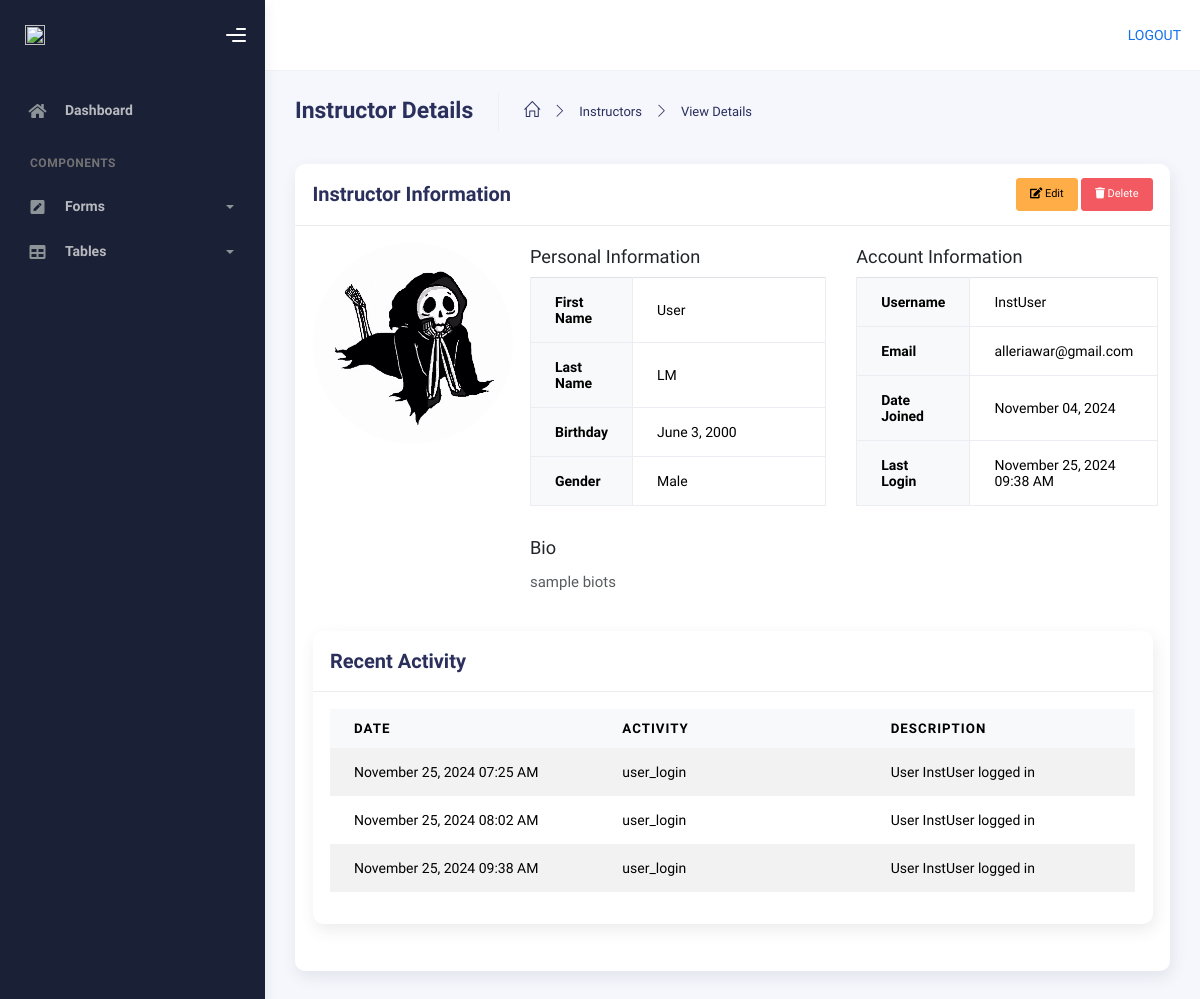
The page /admin-page/instructor/5/view/ (signed in) on the database as committed earlier.
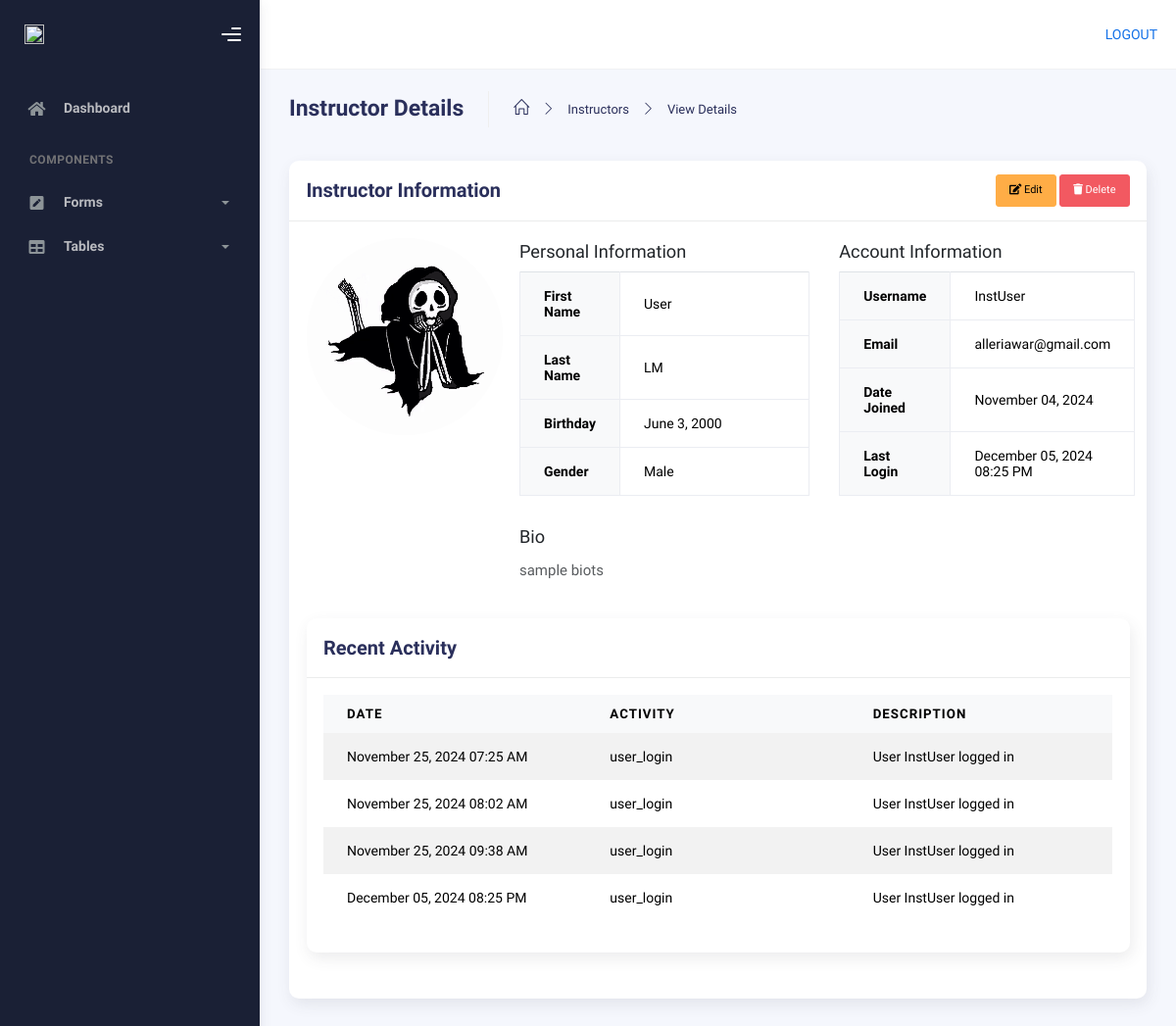
The same page on the database as committed later.
### AppCodingNexus/models.py (models this page shows, shortened)
class UserProfile(models.Model):
    user = models.OneToOneField(User, on_delete=models.CASCADE)
    studentID = models.IntegerField(null=True, blank=True)
    display_photo = models.ImageField(upload_to='profile_pics/', default='default.jpg')
    firstname = models.CharField(max_length=50)
    lastname = models.CharField(max_length=50)
    birthday = models.DateField()
    gender = models.CharField(max_length=15, null=True, blank=True)
    role = models.CharField(max_length=20,choices=[('Student', 'Student'), ('Instructor', 'Instructor')], blank=True)
    bio = models.TextField(blank=True)
    is_deleted = models.BooleanField(default=False)
    deletion_requested = models.DateTimeField(null=True, blank=True)

class UserActivity(models.Model):
    user = models.ForeignKey(User, on_delete=models.CASCADE)
    activity_type = models.CharField(max_length=100)
    date = models.DateTimeField()
    description = models.TextField(blank=True, null=True)

### AppCodingNexus/views.py (the view)
# urls.py: path('admin-page/instructor/<int:pk>/view/', views.instructor_view, name='instructor-view'),
@login_required(login_url='login')
def instructor_view(request, pk):
    instructor = get_object_or_404(UserProfile, pk=pk, role='Instructor')
    return render(request, 'admin_page/forms/instructor_view.html', {'instructor': instructor})

### templates/admin_page/forms/instructor_view.html (shortened to what the changed rows need)
{% extends "admin_page/base.html" %}
{% load static %}
{% block content %}
<div class="container">
  <div class="page-inner">
    <div class="row">
      <div class="col-md-12">
        <div class="card">
          <div class="card-body">
            <div class="row">
              <div class="col-md-3 text-center mb-4">
                <img src="{{ instructor.display_photo.url }}"
                     alt="Profile Photo"
                     class="rounded-circle img-fluid"
                     style="max-width: 200px;">
              </div>
              <div class="col-md-9">
                <div class="row">
                  <div class="col-md-6">
                    <table class="table table-bordered">
                      <tr>
                        <th>First Name</th>
                        <td>{{ instructor.firstname }}</td>
                      </tr>
                      <tr>
                        <th>Last Name</th>
                        <td>{{ instructor.lastname }}</td>
                      </tr>
                      <tr>
                        <th>Birthday</th>
                        <td>{{ instructor.birthday }}</td>
                      </tr>
                      <tr>
                        <th>Gender</th>
                        <td>{{ instructor.gender }}</td>
                      </tr>
                    </table>
                  </div>
                  <div class="col-md-6">
                    <table class="table table-bordered">
                      <tr>
                        <th>Username</th>
                        <td>{{ instructor.user.username }}</td>
                      </tr>
                      <tr>
                        <th>Email</th>
                        <td>{{ instructor.user.email }}</td>
                      </tr>
                      <tr>
                        <th>Date Joined</th>
                        <td>{{ instructor.user.date_joined|date:"F d, Y" }}</td>
                      </tr>
                      <tr>
                        <th>Last Login</th>
                        <td>{{ instructor.user.last_login|date:"F d, Y h:i A" }}</td>
                      </tr>
                    </table>
                  </div>
                </div>
                {% if instructor.bio %}
                <div class="row mt-3">
                  <div class="col-12">
                    <h5 class="font-weight-bold">Bio</h5>
                    <p class="text-muted">{{ instructor.bio }}</p>
                  </div>
                </div>
                {% endif %}
              </div>
            </div>
            <div class="row mt-4">
              <div class="col-12">
                <div class="card">
                  <div class="card-body">
                    <div class="table-responsive">
                      <table class="table table-striped">
                        <thead>
                          <tr>
                            <th>Date</th>
                            <th>Activity</th>
                            <th>Description</th>
                          </tr>
                        </thead>
                        <tbody>
                          {% for activity in instructor.user.useractivity_set.all|slice:":10" %}
                          <tr>
                            <td>{{ activity.date|date:"F d, Y h:i A" }}</td>
                            <td>{{ activity.activity_type }}</td>
                            <td>{{ activity.description }}</td>
                          </tr>
                          {% empty %}
                          <tr>
                            <td colspan="3" class="text-center">No activity recorded</td>
                          </tr>
                          {% endfor %}
                        </tbody>
                      </table>
                    </div>
                  </div>
                </div>
              </div>
            </div>
          </div>
        </div>
      </div>
    </div>
  </div>
</div>
{% endblock %}

Rows that differ between the two databases and show on the page:
changed through a linked row, UserProfile "sample biots": user.last_login "November 25, 2024 09:38 AM" → "December 05, 2024 08:25 PM"
added UserActivity: date "December 05, 2024 08:25 PM", activity_type "user_login", description "User InstUser logged in"
